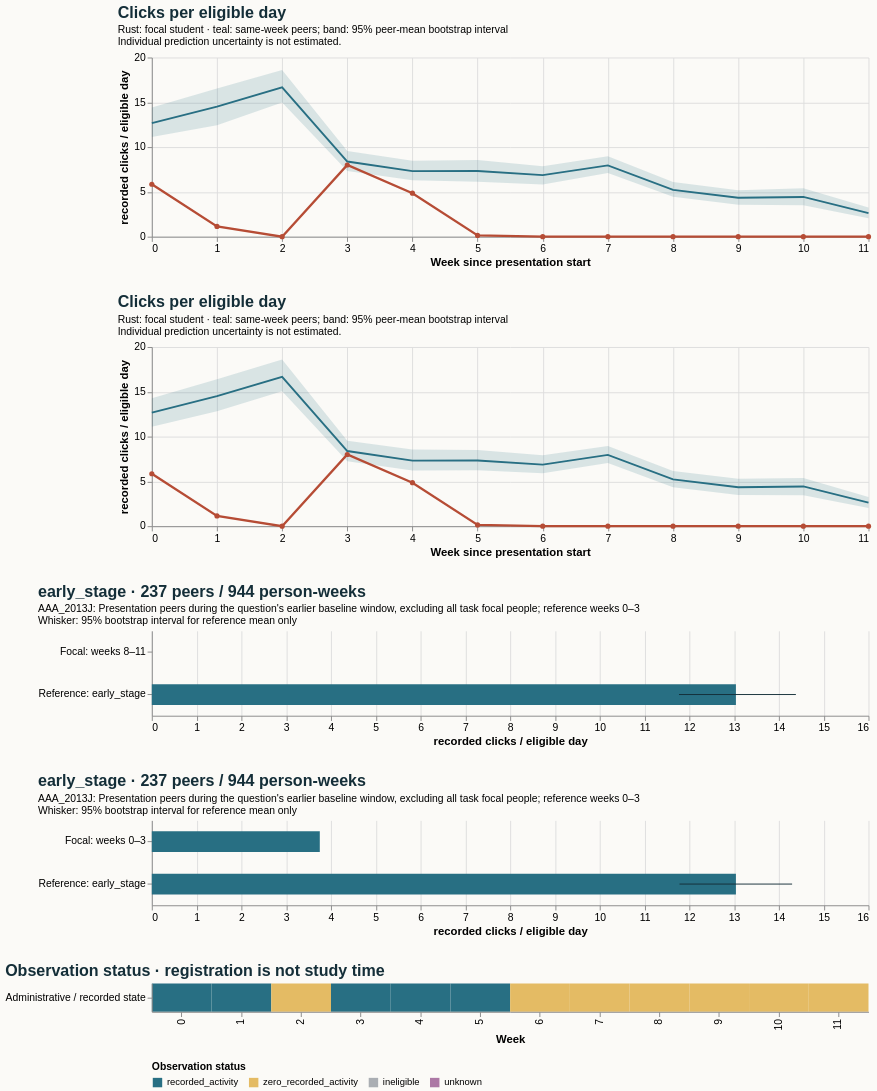

Specify this chart in Vega-Lite:
### Vega-Lite specification from a JSON file in a GitHub repository (floating-point values rounded to 4 significant figures)
{"$schema": "https://vega.github.io/schema/vega-lite/v5.20.1.json", "config": {"axis": {"labelFontSize": 11, "titleFontSize": 12}, "background": "#fbfaf7", "font": "sans-serif", "title": {"anchor": "start", "color": "#142e38", "fontSize": 17, "subtitleFontSize": 11}, "view": {"continuousHeight": 300, "continuousWidth": 300, "stroke": null}}, "datasets": {"data-33740e8459a5fda31747eea5324ed28c": [{"hi": null, "lo": null, "series": "Focal: weeks 0–3", "value": 3.75}, {"hi": 14.29, "lo": 11.78, "series": "Reference: early_stage", "value": 13.04}], "data-7e1a6705bc40cb7638ea88d84e47b4b7": [{"end_day": 6, "focal_value": 5.857, "peer_ci_high": 14.27, "peer_ci_low": 11.11, "peer_mean": 12.69, "peer_observations": 237, "peer_people": 237, "reference": "course", "unit": "recorded clicks / eligible day", "week": 0}, {"end_day": 13, "focal_value": 1.143, "peer_ci_high": 16.39, "peer_ci_low": 12.82, "peer_mean": 14.52, "peer_observations": 237, "peer_people": 237, "reference": "course", "unit": "recorded clicks / eligible day", "week": 1}, {"end_day": 20, "focal_value": 0.0, "peer_ci_high": 18.6, "peer_ci_low": 15.05, "peer_mean": 16.66, "peer_observations": 235, "peer_people": 235, "reference": "course", "unit": "recorded clicks / eligible day", "week": 2}, {"end_day": 27, "focal_value": 8.0, "peer_ci_high": 9.525, "peer_ci_low": 7.256, "peer_mean": 8.392, "peer_observations": 235, "peer_people": 235, "reference": "course", "unit": "recorded clicks / eligible day", "week": 3}, {"end_day": 34, "focal_value": 4.857, "peer_ci_high": 8.563, "peer_ci_low": 6.224, "peer_mean": 7.32, "peer_observations": 233, "peer_people": 233, "reference": "course", "unit": "recorded clicks / eligible day", "week": 4}, {"end_day": 41, "focal_value": 0.1429, "peer_ci_high": 8.5, "peer_ci_low": 6.234, "peer_mean": 7.327, "peer_observations": 232, "peer_people": 232, "reference": "course", "unit": "recorded clicks / eligible day", "week": 5}, {"end_day": 48, "focal_value": 0.0, "peer_ci_high": 7.921, "peer_ci_low": 5.911, "peer_mean": 6.876, "peer_observations": 232, "peer_people": 232, "reference": "course", "unit": "recorded clicks / eligible day", "week": 6}, {"end_day": 55, "focal_value": 0.0, "peer_ci_high": 8.955, "peer_ci_low": 7.046, "peer_mean": 7.954, "peer_observations": 232, "peer_people": 232, "reference": "course", "unit": "recorded clicks / eligible day", "week": 7}, {"end_day": 62, "focal_value": 0.0, "peer_ci_high": 6.169, "peer_ci_low": 4.358, "peer_mean": 5.221, "peer_observations": 231, "peer_people": 231, "reference": "course", "unit": "recorded clicks / eligible day", "week": 8}, {"end_day": 69, "focal_value": 0.0, "peer_ci_high": 5.292, "peer_ci_low": 3.489, "peer_mean": 4.344, "peer_observations": 230, "peer_people": 230, "reference": "course", "unit": "recorded clicks / eligible day", "week": 9}, {"end_day": 76, "focal_value": 0.0, "peer_ci_high": 5.384, "peer_ci_low": 3.441, "peer_mean": 4.438, "peer_observations": 229, "peer_people": 229, "reference": "course", "unit": "recorded clicks / eligible day", "week": 10}, {"end_day": 83, "focal_value": 0.0, "peer_ci_high": 3.249, "peer_ci_low": 2.018, "peer_mean": 2.636, "peer_observations": 227, "peer_people": 227, "reference": "course", "unit": "recorded clicks / eligible day", "week": 11}], "data-c316073de0fedec758b9fa40da92213d": [{"eligible_days": 7.0, "end_day": 6, "logging_completeness": "unknown", "observation_status": "recorded_activity", "row": "Administrative / recorded state", "score_status": "withheld_release_time_unknown", "start_day": 0, "value": 5.857, "week": 0}, {"eligible_days": 7.0, "end_day": 13, "logging_completeness": "unknown", "observation_status": "recorded_activity", "row": "Administrative / recorded state", "score_status": "withheld_release_time_unknown", "start_day": 7, "value": 1.143, "week": 1}, {"eligible_days": 7.0, "end_day": 20, "logging_completeness": "unknown", "observation_status": "zero_recorded_activity", "row": "Administrative / recorded state", "score_status": "withheld_release_time_unknown", "start_day": 14, "value": 0.0, "week": 2}, {"eligible_days": 7.0, "end_day": 27, "logging_completeness": "unknown", "observation_status": "recorded_activity", "row": "Administrative / recorded state", "score_status": "withheld_release_time_unknown", "start_day": 21, "value": 8.0, "week": 3}, {"eligible_days": 7.0, "end_day": 34, "logging_completeness": "unknown", "observation_status": "recorded_activity", "row": "Administrative / recorded state", "score_status": "withheld_release_time_unknown", "start_day": 28, "value": 4.857, "week": 4}, {"eligible_days": 7.0, "end_day": 41, "logging_completeness": "unknown", "observation_status": "recorded_activity", "row": "Administrative / recorded state", "score_status": "withheld_release_time_unknown", "start_day": 35, "value": 0.1429, "week": 5}, {"eligible_days": 7.0, "end_day": 48, "logging_completeness": "unknown", "observation_status": "zero_recorded_activity", "row": "Administrative / recorded state", "score_status": "withheld_release_time_unknown", "start_day": 42, "value": 0.0, "week": 6}, {"eligible_days": 7.0, "end_day": 55, "logging_completeness": "unknown", "observation_status": "zero_recorded_activity", "row": "Administrative / recorded state", "score_status": "withheld_release_time_unknown", "start_day": 49, "value": 0.0, "week": 7}, {"eligible_days": 7.0, "end_day": 62, "logging_completeness": "unknown", "observation_status": "zero_recorded_activity", "row": "Administrative / recorded state", "score_status": "withheld_release_time_unknown", "start_day": 56, "value": 0.0, "week": 8}, {"eligible_days": 7.0, "end_day": 69, "logging_completeness": "unknown", "observation_status": "zero_recorded_activity", "row": "Administrative / recorded state", "score_status": "withheld_release_time_unknown", "start_day": 63, "value": 0.0, "week": 9}, {"eligible_days": 7.0, "end_day": 76, "logging_completeness": "unknown", "observation_status": "zero_recorded_activity", "row": "Administrative / recorded state", "score_status": "withheld_release_time_unknown", "start_day": 70, "value": 0.0, "week": 10}, {"eligible_days": 7.0, "end_day": 83, "logging_completeness": "unknown", "observation_status": "zero_recorded_activity", "row": "Administrative / recorded state", "score_status": "withheld_release_time_unknown", "start_day": 77, "value": 0.0, "week": 11}], "data-da2fb3eaa91b3e9a2c81e2ef1ddee96a": [{"end_day": 6, "focal_value": 5.857, "peer_ci_high": 14.43, "peer_ci_low": 11.13, "peer_mean": 12.69, "peer_observations": 237, "peer_people": 237, "reference": "course", "unit": "recorded clicks / eligible day", "week": 0}, {"end_day": 13, "focal_value": 1.143, "peer_ci_high": 16.54, "peer_ci_low": 12.43, "peer_mean": 14.52, "peer_observations": 237, "peer_people": 237, "reference": "course", "unit": "recorded clicks / eligible day", "week": 1}, {"end_day": 20, "focal_value": 0.0, "peer_ci_high": 18.6, "peer_ci_low": 14.99, "peer_mean": 16.66, "peer_observations": 235, "peer_people": 235, "reference": "course", "unit": "recorded clicks / eligible day", "week": 2}, {"end_day": 27, "focal_value": 8.0, "peer_ci_high": 9.556, "peer_ci_low": 7.324, "peer_mean": 8.392, "peer_observations": 235, "peer_people": 235, "reference": "course", "unit": "recorded clicks / eligible day", "week": 3}, {"end_day": 34, "focal_value": 4.857, "peer_ci_high": 8.491, "peer_ci_low": 6.302, "peer_mean": 7.32, "peer_observations": 233, "peer_people": 233, "reference": "course", "unit": "recorded clicks / eligible day", "week": 4}, {"end_day": 41, "focal_value": 0.1429, "peer_ci_high": 8.553, "peer_ci_low": 6.124, "peer_mean": 7.327, "peer_observations": 232, "peer_people": 232, "reference": "course", "unit": "recorded clicks / eligible day", "week": 5}, {"end_day": 48, "focal_value": 0.0, "peer_ci_high": 7.871, "peer_ci_low": 5.823, "peer_mean": 6.876, "peer_observations": 232, "peer_people": 232, "reference": "course", "unit": "recorded clicks / eligible day", "week": 6}, {"end_day": 55, "focal_value": 0.0, "peer_ci_high": 8.992, "peer_ci_low": 7.102, "peer_mean": 7.954, "peer_observations": 232, "peer_people": 232, "reference": "course", "unit": "recorded clicks / eligible day", "week": 7}, {"end_day": 62, "focal_value": 0.0, "peer_ci_high": 6.093, "peer_ci_low": 4.447, "peer_mean": 5.221, "peer_observations": 231, "peer_people": 231, "reference": "course", "unit": "recorded clicks / eligible day", "week": 8}, {"end_day": 69, "focal_value": 0.0, "peer_ci_high": 5.178, "peer_ci_low": 3.565, "peer_mean": 4.344, "peer_observations": 230, "peer_people": 230, "reference": "course", "unit": "recorded clicks / eligible day", "week": 9}, {"end_day": 76, "focal_value": 0.0, "peer_ci_high": 5.418, "peer_ci_low": 3.501, "peer_mean": 4.438, "peer_observations": 229, "peer_people": 229, "reference": "course", "unit": "recorded clicks / eligible day", "week": 10}, {"end_day": 83, "focal_value": 0.0, "peer_ci_high": 3.249, "peer_ci_low": 2.071, "peer_mean": 2.636, "peer_observations": 227, "peer_people": 227, "reference": "course", "unit": "recorded clicks / eligible day", "week": 11}], "data-f04c59e32cf59d0c443a07b24bcc34c6": [{"hi": null, "lo": null, "series": "Focal: weeks 8–11", "value": 0.0}, {"hi": 14.38, "lo": 11.77, "series": "Reference: early_stage", "value": 13.04}]}, "resolve": {"scale": {"color": "independent"}}, "spacing": 28, "vconcat": [{"data": {"name": "data-da2fb3eaa91b3e9a2c81e2ef1ddee96a"}, "height": 190, "layer": [{"encoding": {"x": {"axis": {"tickMinStep": 1}, "field": "week", "title": "Week since presentation start", "type": "quantitative"}, "y": {"field": "peer_ci_low", "scale": {"zero": true}, "title": "recorded clicks / eligible day", "type": "quantitative"}, "y2": {"field": "peer_ci_high"}}, "mark": {"color": "#286f83", "opacity": 0.16, "type": "area"}}, {"encoding": {"tooltip": [{"field": "week", "type": "quantitative"}, {"field": "peer_mean", "type": "quantitative"}, {"field": "peer_people", "type": "quantitative"}, {"field": "peer_observations", "type": "quantitative"}], "x": {"field": "week", "type": "quantitative"}, "y": {"field": "peer_mean", "type": "quantitative"}}, "mark": {"color": "#286f83", "strokeWidth": 2, "type": "line"}}, {"encoding": {"tooltip": [{"field": "week", "type": "quantitative"}, {"field": "focal_value", "type": "quantitative"}], "x": {"field": "week", "type": "quantitative"}, "y": {"field": "focal_value", "type": "quantitative"}}, "mark": {"color": "#b64c35", "point": {"color": "#b64c35"}, "strokeWidth": 2.5, "type": "line"}}], "title": {"subtitle": ["Rust: focal student · teal: same-week peers; band: 95% peer-mean bootstrap interval", "Individual prediction uncertainty is not estimated."], "text": "Clicks per eligible day"}, "width": 760}, {"data": {"name": "data-7e1a6705bc40cb7638ea88d84e47b4b7"}, "height": 190, "layer": [{"encoding": {"x": {"axis": {"tickMinStep": 1}, "field": "week", "title": "Week since presentation start", "type": "quantitative"}, "y": {"field": "peer_ci_low", "scale": {"zero": true}, "title": "recorded clicks / eligible day", "type": "quantitative"}, "y2": {"field": "peer_ci_high"}}, "mark": {"color": "#286f83", "opacity": 0.16, "type": "area"}}, {"encoding": {"tooltip": [{"field": "week", "type": "quantitative"}, {"field": "peer_mean", "type": "quantitative"}, {"field": "peer_people", "type": "quantitative"}, {"field": "peer_observations", "type": "quantitative"}], "x": {"field": "week", "type": "quantitative"}, "y": {"field": "peer_mean", "type": "quantitative"}}, "mark": {"color": "#286f83", "strokeWidth": 2, "type": "line"}}, {"encoding": {"tooltip": [{"field": "week", "type": "quantitative"}, {"field": "focal_value", "type": "quantitative"}], "x": {"field": "week", "type": "quantitative"}, "y": {"field": "focal_value", "type": "quantitative"}}, "mark": {"color": "#b64c35", "point": {"color": "#b64c35"}, "strokeWidth": 2.5, "type": "line"}}], "title": {"subtitle": ["Rust: focal student · teal: same-week peers; band: 95% peer-mean bootstrap interval", "Individual prediction uncertainty is not estimated."], "text": "Clicks per eligible day"}, "width": 760}, {"data": {"name": "data-f04c59e32cf59d0c443a07b24bcc34c6"}, "height": 90, "layer": [{"encoding": {"x": {"field": "value", "scale": {"domain": [0, 15.1], "zero": true}, "title": "recorded clicks / eligible day", "type": "quantitative"}, "y": {"field": "series", "sort": null, "title": null, "type": "nominal"}}, "mark": {"color": "#286f83", "size": 22, "type": "bar"}}, {"encoding": {"x": {"field": "lo", "type": "quantitative"}, "x2": {"field": "hi"}, "y": {"field": "series", "sort": null, "title": null, "type": "nominal"}}, "mark": {"color": "#142e38", "type": "rule"}}], "title": {"subtitle": ["AAA_2013J: Presentation peers during the question's earlier baseline window, excluding all task focal people; reference weeks 0–3", "Whisker: 95% bootstrap interval for reference mean only"], "text": "early_stage · 237 peers / 944 person-weeks"}, "width": 760}, {"data": {"name": "data-33740e8459a5fda31747eea5324ed28c"}, "height": 90, "layer": [{"encoding": {"x": {"field": "value", "scale": {"domain": [0, 15.1], "zero": true}, "title": "recorded clicks / eligible day", "type": "quantitative"}, "y": {"field": "series", "sort": null, "title": null, "type": "nominal"}}, "mark": {"color": "#286f83", "size": 22, "type": "bar"}}, {"encoding": {"x": {"field": "lo", "type": "quantitative"}, "x2": {"field": "hi"}, "y": {"field": "series", "sort": null, "title": null, "type": "nominal"}}, "mark": {"color": "#142e38", "type": "rule"}}], "title": {"subtitle": ["AAA_2013J: Presentation peers during the question's earlier baseline window, excluding all task focal people; reference weeks 0–3", "Whisker: 95% bootstrap interval for reference mean only"], "text": "early_stage · 237 peers / 944 person-weeks"}, "width": 760}, {"data": {"name": "data-c316073de0fedec758b9fa40da92213d"}, "encoding": {"color": {"field": "observation_status", "legend": {"labelLimit": 260, "orient": "bottom"}, "scale": {"domain": ["recorded_activity", "zero_recorded_activity", "ineligible", "unknown"], "range": ["#286f83", "#e4bb64", "#aaaeb3", "#ac78a5"]}, "title": "Observation status", "type": "nominal"}, "tooltip": [{"field": "week", "type": "quantitative"}, {"field": "eligible_days", "type": "quantitative"}, {"field": "observation_status", "type": "nominal"}, {"field": "logging_completeness", "type": "nominal"}], "x": {"field": "week", "title": "Week", "type": "ordinal"}, "y": {"field": "row", "title": null, "type": "nominal"}}, "height": 30, "mark": {"type": "rect"}, "title": "Observation status · registration is not study time", "width": 760}]}
